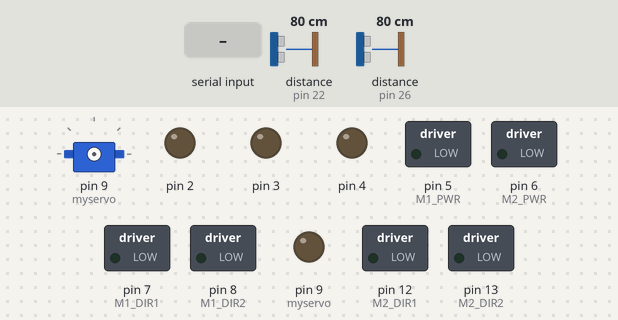
The sketch below on a simulated Arduino Uno, built with avr-gcc and run on an emulated ATmega328P. Parts: servo, switched loads named in the sketch (green lamp = pin HIGH), output pins drawn as LEDs (lit = HIGH). Inputs (shaded band) come from the test bench; at power-on: distance to the obstacle (sensors on pin 22, pin 26) 80 cm.

Above: at 1.2 s.
1.3 s: "f" received over Serial
2.8 s: "e" received over Serial
At 3.6 s:
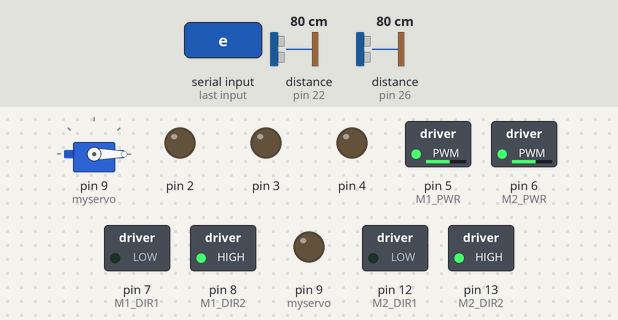
Timing chart, 0 to 5.8 s (numbered marks = the images above; inputs shaded):
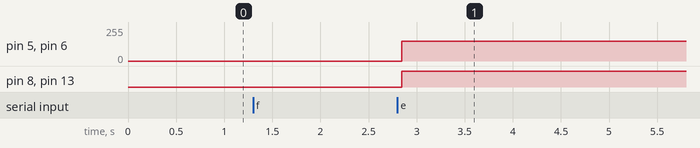

Measured:
- after the input at 2.8 s, pin 5 (M1_PWR), pin 6 (M2_PWR): 0/255 → 150/255 after 0.05 s; pin 8 (M1_DIR2), pin 13 (M2_DIR2): LOW → HIGH after 0.05 s

The sketch:

sketch_dec07c.ino
```cpp
#include <Wire.h>
#include <VL53L0X.h>
#include <SoftwareSerial.h>
#include <Servo.h>
#include <avr/io.h> // includes external libraries
#include <avr/interrupt.h>

#define M1_PWR     5        //physical pin 11
#define M2_PWR     6        //physical pin 12
#define M1_DIR1    7       //physical pin 13
#define M1_DIR2    8       //physical pin 14
#define M2_DIR1    12      //physical pin 18
#define M2_DIR2    13      //physical pin 19


#define FORWARD  1
#define REVERSE  2
#define STOP     3

#define TOP_SPEED 235
Servo myservo;
int8_t command;
int8_t x;
int8_t y;
int V;
int W;
int right_speed;
int left_speed;
char buf[3];
VL53L0X sensor;
VL53L0X sensor2;
VL53L0X sensor3;
VL53L0X sensor4;
VL53L0X sensor5;

void mot_drive_r(char mspeed, char dir)
{
  OCR0B = mspeed;
  if (dir == REVERSE) {
    digitalWrite(M1_DIR1, LOW);
    digitalWrite(M1_DIR2, HIGH);
  }

  if (dir == STOP) {
    digitalWrite(M1_DIR1, LOW);
    digitalWrite(M1_DIR2, LOW);
  }

  if (dir == FORWARD) {
    digitalWrite(M1_DIR1, HIGH);
    digitalWrite(M1_DIR2, LOW);
  }

}
void mot_drive_l(char mspeed, char dir)
{
  OCR0A = mspeed;
  if (dir == REVERSE) {
    digitalWrite(M2_DIR1, LOW);
    digitalWrite(M2_DIR2, HIGH);
  }
  if (dir == FORWARD) {
    digitalWrite(M2_DIR1, HIGH);
    digitalWrite(M2_DIR2, LOW);
  }
  if (dir == STOP) {
    digitalWrite(M2_DIR1, LOW);
    digitalWrite(M2_DIR2, LOW);
  }
}

void setup()
{
  //SPEED CONTROL
  //WGM20 = PWM, phase correct  COM0A1 = PIN 5 COM0B1 = PIN 6
  TCCR0A = (1 << COM0A1) | (1 << COM0B1) | (1 << WGM00);
  //turns on timer0 and sets pre scale to 0
  TCCR0B = (1 << CS00);

  pinMode(10, OUTPUT);
  pinMode(11, OUTPUT);
  pinMode(2, OUTPUT);
  pinMode(3, OUTPUT);
  pinMode(4, OUTPUT);
  pinMode(M1_PWR,  OUTPUT);
  pinMode(M1_DIR1, OUTPUT);
  pinMode(M1_DIR2, OUTPUT);
  pinMode(M2_PWR,  OUTPUT);
  pinMode(M2_DIR1, OUTPUT);
  pinMode(M2_DIR2, OUTPUT);

  // Open serial communications and wait for port to open:
  pinMode(9, OUTPUT);

  digitalWrite(10, LOW);
  digitalWrite(2, LOW);
  digitalWrite(3, LOW);
  digitalWrite(4, LOW);
  digitalWrite(11, LOW);

  Wire.begin();
  Serial.begin (9600);
  pinMode(11, INPUT);
  sensor.init(true);
  sensor.setAddress((uint8_t)22);
  pinMode(10, INPUT);
  sensor2.init(true);
  sensor2.setAddress((uint8_t)26);
 // pinMode(4, INPUT);
  //sensor3.init(true);
 //sensor3.setAddress((uint8_t)27);
 // pinMode(2, INPUT);
 // sensor4.init(true);
 // sensor4.setAddress((uint8_t)28);
 // pinMode(3, INPUT);
//  sensor5.init(true);
//  sensor5.setAddress((uint8_t)29);
  // Serial.println("addresses set");

  sensor.setTimeout(10);
  sensor2.setTimeout(10);
 // sensor3.setTimeout(100);
  //sensor4.setTimeout(100);
//  sensor5.setTimeout(100);
}

void loop()
{

  //Serial.println ("I2C scanner. Scanning ...");
  //byte count = 0;

 // for (byte i = 1; i < 30; i++)
  //{
   // Wire.beginTransmission (i);
    //if (Wire.endTransmission () == 0)
    //{
      // Serial.print ("Found address: ");
      // Serial.print (i, DEC);
      // Serial.print (" (0x");
      // Serial.print (i, HEX);
      // Serial.println (")");
      //count++;
      //delay (1);  // maybe unneeded?
    //} // end of good response
  //} // end of for loop
  //Serial.println ("Done.");
  // Serial.print ("Found ");
  // Serial.print (count, DEC);
  // Serial.println (" device(s).");

  //CHECK DISTANCES
 // long DISTANCE_FWD = (sensor.readRangeSingleMillimeters() / 25.4001);
 // long DISTANCE_FWD2 = (sensor2.readRangeSingleMillimeters() / 25.4001);
 // long DISTANCE_FWD3 = (sensor3.readRangeSingleMillimeters() / 25.4001);
//  long DISTANCE_FWD4 = (sensor4.readRangeSingleMillimeters() / 25.4001);
 // long DISTANCE_FWD5 = (sensor5.readRangeSingleMillimeters() / 25.4001);
  //Serial.println(DISTANCE_FWD);
  //FWD OR SENSOR
 /* if (sensor.timeoutOccurred())
  {
    Serial.print("Distance FWD (READING): ");
    Serial.println(" TIMEOUT");
  }
  else
  {
   // Serial.print("Distance FWD    (feet): ");
   // Serial.println(DISTANCE_FWD / 12);
    Serial.print("Distance FWD  (inches): ");
    Serial.print(DISTANCE_FWD);
  }

  //FLT OR SENSOR2
  if (sensor2.timeoutOccurred())
  {
    Serial.print("Distance FWD2 (READING): ");
    Serial.println(" TIMEOUT");
  }
  else
  {
  //  Serial.print("Distance FWD2   (feet): ");
   // Serial.println(DISTANCE_FWD2 / 12);
    Serial.print(" Distance FWD2 (inches): ");
    Serial.println(DISTANCE_FWD2);
  }*/
  /*if (sensor3.timeoutOccurred())
  {
    Serial.print("Distance FWD3 (READING): ");
    Serial.println(" TIMEOUT");
  }
  else
  {
    Serial.print("Distance FWD3   (feet): ");
    Serial.println(DISTANCE_FWD3 / 12);
    Serial.print("Distance FWD3 (inches): ");
    Serial.println(DISTANCE_FWD3);
  }
  if (sensor4.timeoutOccurred())
  {
    Serial.print("Distance FWD4 (READING): ");
    Serial.println(" TIMEOUT");
  }
  else
  {
    Serial.print("Distance FWD4   (feet): ");
    Serial.println(DISTANCE_FWD4 / 12);
    Serial.print("Distance FWD4 (inches): ");
    Serial.println(DISTANCE_FWD4);
  }
  if (sensor5.timeoutOccurred())
  {
    Serial.print("Distance FWD5 (READING): ");
    Serial.println(" TIMEOUT");
  }
  else
  {
    Serial.print("Distance FWD5   (feet): ");
    Serial.println(DISTANCE_FWD5 / 12);
    Serial.print("Distance FWD5 (inches): ");
    Serial.println(DISTANCE_FWD5);
  }*/
  long DISTANCE_FWD = (sensor.readRangeSingleMillimeters() / 25.4001);
  long DISTANCE_FWD2 = (sensor2.readRangeSingleMillimeters() / 25.4001);

  if (Serial.available()) {

    Serial.readBytes(buf, 3);
    command = buf[0];
    x = buf[1];
    y = buf[2];

    if (command == 102) {
      myservo.attach(9);
      myservo.write(x);
    }

    if (command == 101) {
      V = (100 - abs(x)) * (y / 100) + y;
      W = (100 - abs(y)) * (x / 100) + x;
      right_speed = (V + W) / 2; //result for the speed of the right motor
      left_speed = (V - W) / 2; //result for the speed of the left motor

      if (right_speed > 0 and DISTANCE_FWD > 13 and DISTANCE_FWD2 > 13 ) {
        right_speed = map(right_speed, 0, 100, 150, TOP_SPEED);
        //Serial.println(right_speed);
        mot_drive_r(right_speed, FORWARD);
      }
      // motor goes reverse at a speed depending on the math above
      else {
        right_speed = map(right_speed, 0, -100, 150, TOP_SPEED);
        //  Serial.println(right_speed);
        mot_drive_r(right_speed, REVERSE);
      }
      // motor goes forward at a speed depending on the math above
      if (left_speed > 0 and DISTANCE_FWD > 13 and DISTANCE_FWD2 > 13 ) {
        left_speed = map(left_speed, 0, 100, 150, TOP_SPEED);
        //Serial.println(left_speed);
        mot_drive_l(left_speed, FORWARD);
      }
      // motor goes reverse at a speed depending on the math above
      else {
        left_speed = map(left_speed, 0, -100, 150, TOP_SPEED);
        //Serial.println(left_speed);
        mot_drive_l(left_speed, REVERSE);
      }
    }
  }
}
```
